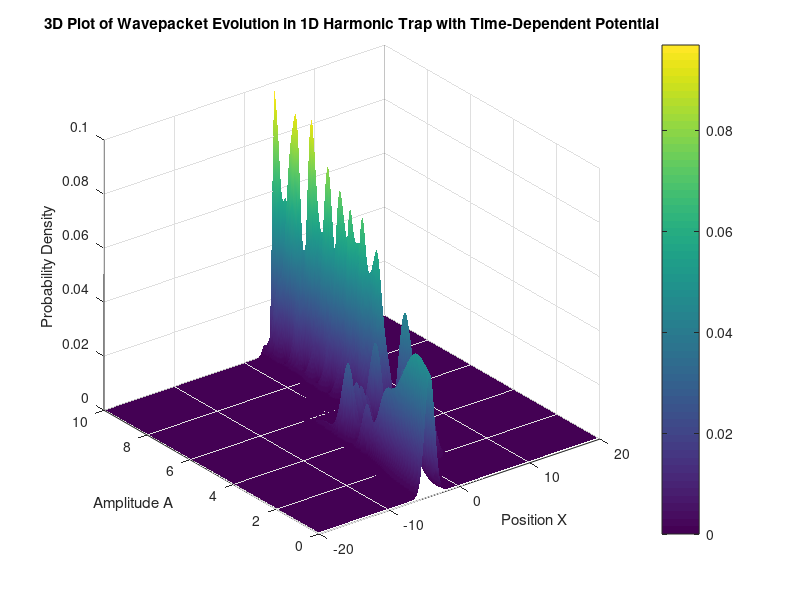

Write the MATLAB code that produced this figure.
%%%%%%%%%%%%%%%%%%%%%%%%%%%%%%%%%%%%%%%%%%%%%%%%%%%%%%%%%%%%%%%%%%%%%%%%%%%
%   Numerical simulation of the evolution of a wavepacket in a 1D harmonic
%   trap with an added time-dependent potential using fast Fourier transform (FFT) method
%   Potential: V(t) = A * sin(x) * cos(omega * t)
%   Unit of energy: hbar * omega, where hbar is the Planck constant and
%   omega is the frequency of the trap
%   Unit of length: l = sqrt(hbar / (m * omega)), where sqrt(...) is the square
%   root function and m is the mass of the particle
%--------------------------------------------------------------------------
a = -20;                       % Left end point 
b = +20;                       % Right end point 
L = b - a;                     % Width of the space
N = 512;                       % No. of cells
X = a + L * (0:N-1) / N;       % Dimensionless coordinates
P = (2 * pi / L) * [0:N/2-1, -N/2:-1]; % Dimensionless momentum
T = 5 * pi;                    % Time duration of the evolution
M = 10^3;                      % Total No. of steps in the evolution
dt = T / M;                    % Time step
omega = 0.01;                  % Frequency of the time-dependent potential

% Set of A values from 0.1 to 10 with 5 elements
A_values = linspace(0.1, 10, 500);

%%%%%%%%%%%%%%%%%%%%%%%%%%%%%%%%%%%%%%%%%%%%%%%%%%%%%%%%%%%%%%%%%%%%%%%%%%%
%   Define vectors to store split-step propagators in position and
%   momentum space
%%%%%%%%%%%%%%%%%%%%%%%%%%%%%%%%%%%%%%%%%%%%%%%%%%%%%%%%%%%%%%%%%%%%%%%%%%%
UV = exp(-1i * (X.^2 / 2) * dt / 2);    % One-step propagator in position space (harmonic potential)
UT = exp(-1i * (P.^2 / 2) * dt);        % One-step propagator in momentum space
% note, hbar = 1 in our dimensionless units

%%%%%%%%%%%%%%%%%%%%%%%%%%%%%%%%%%%%%%%%%%%%%%%%%%%%%%%%%%%%%%%%%%%%%%%%%%%
%   Define the initial state
%   As a typical example, we consider the initial state to be a Gaussian
%   wavepacket located at X0
X0 = 4.0;
sigma = 1.0;  % sigma is the width of the initial wavepacket
psiprep = exp(-(X - X0).^2 / (2 * sigma^2));  % Gaussian state
psi = psiprep / sqrt(sum(abs(psiprep).^2));   % Normalized state

% Define meshgrid for 3D plot
[X_grid, A_grid] = meshgrid(X, A_values);
probability_density = zeros(length(A_values), length(X));

for idx = 1:length(A_values)
    A = A_values(idx);
    
    % Full Evolution with Harmonic Oscillator and Time-Dependent Potential
    psi_0 = psi;
    for m = 1:M
        t = m * dt;  % Current time
        % Update the potential propagator with the time-dependent potential
        V_t = A * sin(X) .* cos(omega * t);
        UV_t = exp(-1i * (X.^2 / 2 + V_t) * dt / 2);  % Time-dependent potential propagator
        
        % Split-step evolution
        psi_1 = UV_t .* psi_0;           % Apply potential part (first half step)
        phi_2 = fft(psi_1);              % Transform to momentum space
        phi_3 = UT .* phi_2;             % Apply kinetic part
        psi_3 = ifft(phi_3);             % Transform back to position space
        psi_4 = UV_t .* psi_3;           % Apply potential part (second half step)
        
        psi_0 = psi_4;  % Prepare for the next cycle    
    end
    
    psii = psi_0;  % Final state updated
    probability_density(idx, :) = abs(psii).^2;
end

% Plotting the 3D plot where A is an independent axis
figure;
surf(X_grid, A_grid, probability_density);
xlabel('Position X')
ylabel('Amplitude A')
zlabel('Probability Density')
title('3D Plot of Wavepacket Evolution in 1D Harmonic Trap with Time-Dependent Potential')
shading interp
colorbar
